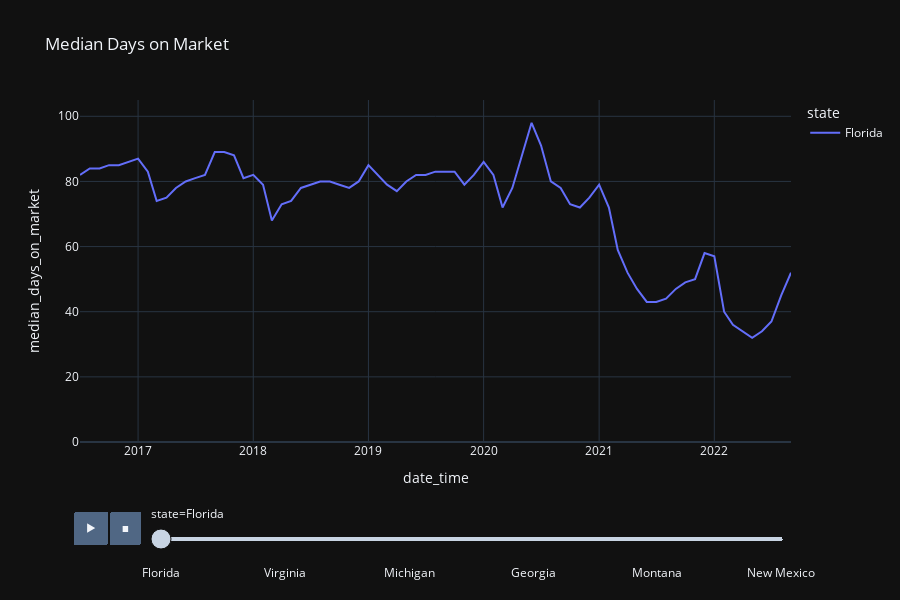

The notebook cell this image was saved under:
### Code cell
#Median dats on Market by state (year over year)

fig_month_price = px.line(data, 
                        x="date_time", 
                        y="median_days_on_market", 
                        color="state", 
                        animation_frame= 'state',
                        height=600,
                        template='plotly_dark', 
                        title="Median Days on Market"
                        )
fig_month_price.update_layout(yaxis={'categoryorder':'total ascending'},
                            yaxis_range=[0,105]
                            )
fig_month_price.show()

### Figure 1 — Plotly figure (JSON) as saved in the notebook; plotly's stock layout.template omitted (floating-point values rounded to 4 significant figures)
{"data": [{"hovertemplate": "state=Florida<br>date_time=%{x}<br>median_days_on_market=%{y}<extra></extra>", "legendgroup": "Florida", "line": {"color": "#636efa", "dash": "solid"}, "marker": {"symbol": "circle"}, "mode": "lines", "name": "Florida", "orientation": "v", "showlegend": true, "type": "scatter", "x": ["2022-09-01", "2022-08-01", "2022-07-01", "2022-06-01", "2022-05-01", "2022-04-01", "2022-03-01", "2022-02-01", "2022-01-01", "2021-12-01", "2021-11-01", "2021-10-01", "2021-09-01", "2021-08-01", "2021-07-01", "2021-06-01", "2021-05-01", "2021-04-01", "2021-03-01", "2021-02-01", "2021-01-01", "2020-12-01", "2020-11-01", "2020-10-01", "2020-09-01", "2020-08-01", "2020-07-01", "2020-06-01", "2020-05-01", "2020-04-01", "2020-03-01", "2020-02-01", "2020-01-01", "2019-12-01", "2019-11-01", "2019-10-01", "2019-09-01", "2019-08-01", "2019-07-01", "2019-06-01", "2019-05-01", "2019-04-01", "2019-03-01", "2019-02-01", "2019-01-01", "2018-12-01", "2018-11-01", "2018-10-01", "2018-09-01", "2018-08-01", "2018-07-01", "2018-06-01", "2018-05-01", "2018-04-01", "2018-03-01", "2018-02-01", "2018-01-01", "2017-12-01", "2017-11-01", "2017-10-01", "2017-09-01", "2017-08-01", "2017-07-01", "2017-06-01", "2017-05-01", "2017-04-01", "2017-03-01", "2017-02-01", "2017-01-01", "2016-12-01", "2016-11-01", "2016-10-01", "2016-09-01", "2016-08-01", "2016-07-01"], "xaxis": "x", "y": [52, 45, 37, 34, 32, 34, 36, 40, 57, 58, 50, 49, 47, 44, 43, 43, 47, 52, 59, 72, 79, 75, 72, 73, 78, 80, 91, 98, 88, 78, 72, 82, 86, 82, 79, 83, 83, 83, 82, 82, 80, 77, 79, 82, 85, 80, 78, 79, 80, 80, 79, 78, 74, 73, 68, 79, 82, 81, 88, 89, 89, 82, 81, 80, 78, 75, 74, 83, 87, 86, 85, 85, 84, 84, 82], "yaxis": "y"}], "layout": {"height": 600, "legend": {"title": {"text": "state"}, "tracegroupgap": 0}, "sliders": [{"active": 0, "currentvalue": {"prefix": "state="}, "len": 0.9, "pad": {"b": 10, "t": 60}, "steps": [{"args": [["Florida"], {"frame": {"duration": 0, "redraw": false}, "fromcurrent": true, "mode": "immediate", "transition": {"duration": 0, "easing": "linear"}}], "label": "Florida", "method": "animate"}, {"args": [["Iowa"], {"frame": {"duration": 0, "redraw": false}, "fromcurrent": true, "mode": "immediate", "transition": {"duration": 0, "easing": "linear"}}], "label": "Iowa", "method": "animate"}, {"args": [["Utah"], {"frame": {"duration": 0, "redraw": false}, "fromcurrent": true, "mode": "immediate", "transition": {"duration": 0, "easing": "linear"}}], "label": "Utah", "method": "animate"}, {"args": [["Maryland"], {"frame": {"duration": 0, "redraw": false}, "fromcurrent": true, "mode": "immediate", "transition": {"duration": 0, "easing": "linear"}}], "label": "Maryland", "method": "animate"}, {"args": [["Indiana"], {"frame": {"duration": 0, "redraw": false}, "fromcurrent": true, "mode": "immediate", "transition": {"duration": 0, "easing": "linear"}}], "label": "Indiana", "method": "animate"}, {"args": [["Massachusetts"], {"frame": {"duration": 0, "redraw": false}, "fromcurrent": true, "mode": "immediate", "transition": {"duration": 0, "easing": "linear"}}], "label": "Massachusetts", "method": "animate"}, {"args": [["Ohio"], {"frame": {"duration": 0, "redraw": false}, "fromcurrent": true, "mode": "immediate", "transition": {"duration": 0, "easing": "linear"}}], "label": "Ohio", "method": "animate"}, {"args": [["North Dakota"], {"frame": {"duration": 0, "redraw": false}, "fromcurrent": true, "mode": "immediate", "transition": {"duration": 0, "easing": "linear"}}], "label": "North Dakota", "method": "animate"}, {"args": [["Wisconsin"], {"frame": {"duration": 0, "redraw": false}, "fromcurrent": true, "mode": "immediate", "transition": {"duration": 0, "easing": "linear"}}], "label": "Wisconsin", "method": "animate"}, {"args": [["Pennsylvania"], {"frame": {"duration": 0, "redraw": false}, "fromcurrent": true, "mode": "immediate", "transition": {"duration": 0, "easing": "linear"}}], "label": "Pennsylvania", "method": "animate"}, {"args": [["Virginia"], {"frame": {"duration": 0, "redraw": false}, "fromcurrent": true, "mode": "immediate", "transition": {"duration": 0, "easing": "linear"}}], "label": "Virginia", "method": "animate"}, {"args": [["Delaware"], {"frame": {"duration": 0, "redraw": false}, "fromcurrent": true, "mode": "immediate", "transition": {"duration": 0, "easing": "linear"}}], "label": "Delaware", "method": "animate"}, {"args": [["Illinois"], {"frame": {"duration": 0, "redraw": false}, "fromcurrent": true, "mode": "immediate", "transition": {"duration": 0, "easing": "linear"}}], "label": "Illinois", "method": "animate"}, {"args": [["Texas"], {"frame": {"duration": 0, "redraw": false}, "fromcurrent": true, "mode": "immediate", "transition": {"duration": 0, "easing": "linear"}}], "label": "Texas", "method": "animate"}, {"args": [["New Hampshire"], {"frame": {"duration": 0, "redraw": false}, "fromcurrent": true, "mode": "immediate", "transition": {"duration": 0, "easing": "linear"}}], "label": "New Hampshire", "method": "animate"}, {"args": [["Wyoming"], {"frame": {"duration": 0, "redraw": false}, "fromcurrent": true, "mode": "immediate", "transition": {"duration": 0, "easing": "linear"}}], "label": "Wyoming", "method": "animate"}, {"args": [["Arkansas"], {"frame": {"duration": 0, "redraw": false}, "fromcurrent": true, "mode": "immediate", "transition": {"duration": 0, "easing": "linear"}}], "label": "Arkansas", "method": "animate"}, {"args": [["South Carolina"], {"frame": {"duration": 0, "redraw": false}, "fromcurrent": true, "mode": "immediate", "transition": {"duration": 0, "easing": "linear"}}], "label": "South Carolina", "method": "animate"}, {"args": [["Missouri"], {"frame": {"duration": 0, "redraw": false}, "fromcurrent": true, "mode": "immediate", "transition": {"duration": 0, "easing": "linear"}}], "label": "Missouri", "method": "animate"}, {"args": [["Rhode Island"], {"frame": {"duration": 0, "redraw": false}, "fromcurrent": true, "mode": "immediate", "transition": {"duration": 0, "easing": "linear"}}], "label": "Rhode Island", "method": "animate"}, {"args": [["Michigan"], {"frame": {"duration": 0, "redraw": false}, "fromcurrent": true, "mode": "immediate", "transition": {"duration": 0, "easing": "linear"}}], "label": "Michigan", "method": "animate"}, {"args": [["South Dakota"], {"frame": {"duration": 0, "redraw": false}, "fromcurrent": true, "mode": "immediate", "transition": {"duration": 0, "easing": "linear"}}], "label": "South Dakota", "method": "animate"}, {"args": [["Alabama"], {"frame": {"duration": 0, "redraw": false}, "fromcurrent": true, "mode": "immediate", "transition": {"duration": 0, "easing": "linear"}}], "label": "Alabama", "method": "animate"}, {"args": [["Louisiana"], {"frame": {"duration": 0, "redraw": false}, "fromcurrent": true, "mode": "immediate", "transition": {"duration": 0, "easing": "linear"}}], "label": "Louisiana", "method": "animate"}, {"args": [["Nebraska"], {"frame": {"duration": 0, "redraw": false}, "fromcurrent": true, "mode": "immediate", "transition": {"duration": 0, "easing": "linear"}}], "label": "Nebraska", "method": "animate"}, {"args": [["Mississippi"], {"frame": {"duration": 0, "redraw": false}, "fromcurrent": true, "mode": "immediate", "transition": {"duration": 0, "easing": "linear"}}], "label": "Mississippi", "method": "animate"}, {"args": [["Tennessee"], {"frame": {"duration": 0, "redraw": false}, "fromcurrent": true, "mode": "immediate", "transition": {"duration": 0, "easing": "linear"}}], "label": "Tennessee", "method": "animate"}, {"args": [["Nevada"], {"frame": {"duration": 0, "redraw": false}, "fromcurrent": true, "mode": "immediate", "transition": {"duration": 0, "easing": "linear"}}], "label": "Nevada", "method": "animate"}, {"args": [["New York"], {"frame": {"duration": 0, "redraw": false}, "fromcurrent": true, "mode": "immediate", "transition": {"duration": 0, "easing": "linear"}}], "label": "New York", "method": "animate"}, {"args": [["Connecticut"], {"frame": {"duration": 0, "redraw": false}, "fromcurrent": true, "mode": "immediate", "transition": {"duration": 0, "easing": "linear"}}], "label": "Connecticut", "method": "animate"}, {"args": [["Georgia"], {"frame": {"duration": 0, "redraw": false}, "fromcurrent": true, "mode": "immediate", "transition": {"duration": 0, "easing": "linear"}}], "label": "Georgia", "method": "animate"}, {"args": [["Alaska"], {"frame": {"duration": 0, "redraw": false}, "fromcurrent": true, "mode": "immediate", "transition": {"duration": 0, "easing": "linear"}}], "label": "Alaska", "method": "animate"}, {"args": [["Arizona"], {"frame": {"duration": 0, "redraw": false}, "fromcurrent": true, "mode": "immediate", "transition": {"duration": 0, "easing": "linear"}}], "label": "Arizona", "method": "animate"}, {"args": [["Hawaii"], {"frame": {"duration": 0, "redraw": false}, "fromcurrent": true, "mode": "immediate", "transition": {"duration": 0, "easing": "linear"}}], "label": "Hawaii", "method": "animate"}, {"args": [["Maine"], {"frame": {"duration": 0, "redraw": false}, "fromcurrent": true, "mode": "immediate", "transition": {"duration": 0, "easing": "linear"}}], "label": "Maine", "method": "animate"}, {"args": [["New Jersey"], {"frame": {"duration": 0, "redraw": false}, "fromcurrent": true, "mode": "immediate", "transition": {"duration": 0, "easing": "linear"}}], "label": "New Jersey", "method": "animate"}, {"args": [["Kansas"], {"frame": {"duration": 0, "redraw": false}, "fromcurrent": true, "mode": "immediate", "transition": {"duration": 0, "easing": "linear"}}], "label": "Kansas", "method": "animate"}, {"args": [["Colorado"], {"frame": {"duration": 0, "redraw": false}, "fromcurrent": true, "mode": "immediate", "transition": {"duration": 0, "easing": "linear"}}], "label": "Colorado", "method": "animate"}, {"args": [["Oklahoma"], {"frame": {"duration": 0, "redraw": false}, "fromcurrent": true, "mode": "immediate", "transition": {"duration": 0, "easing": "linear"}}], "label": "Oklahoma", "method": "animate"}, {"args": [["Idaho"], {"frame": {"duration": 0, "redraw": false}, "fromcurrent": true, "mode": "immediate", "transition": {"duration": 0, "easing": "linear"}}], "label": "Idaho", "method": "animate"}, {"args": [["Montana"], {"frame": {"duration": 0, "redraw": false}, "fromcurrent": true, "mode": "immediate", "transition": {"duration": 0, "easing": "linear"}}], "label": "Montana", "method": "animate"}, {"args": [["West Virginia"], {"frame": {"duration": 0, "redraw": false}, "fromcurrent": true, "mode": "immediate", "transition": {"duration": 0, "easing": "linear"}}], "label": "West Virginia", "method": "animate"}, {"args": [["Minnesota"], {"frame": {"duration": 0, "redraw": false}, "fromcurrent": true, "mode": "immediate", "transition": {"duration": 0, "easing": "linear"}}], "label": "Minnesota", "method": "animate"}, {"args": [["Kentucky"], {"frame": {"duration": 0, "redraw": false}, "fromcurrent": true, "mode": "immediate", "transition": {"duration": 0, "easing": "linear"}}], "label": "Kentucky", "method": "animate"}, {"args": [["North Carolina"], {"frame": {"duration": 0, "redraw": false}, "fromcurrent": true, "mode": "immediate", "transition": {"duration": 0, "easing": "linear"}}], "label": "North Carolina", "method": "animate"}, {"args": [["Oregon"], {"frame": {"duration": 0, "redraw": false}, "fromcurrent": true, "mode": "immediate", "transition": {"duration": 0, "easing": "linear"}}], "label": "Oregon", "method": "animate"}, {"args": [["Washington"], {"frame": {"duration": 0, "redraw": false}, "fromcurrent": true, "mode": "immediate", "transition": {"duration": 0, "easing": "linear"}}], "label": "Washington", "method": "animate"}, {"args": [["Vermont"], {"frame": {"duration": 0, "redraw": false}, "fromcurrent": true, "mode": "immediate", "transition": {"duration": 0, "easing": "linear"}}], "label": "Vermont", "method": "animate"}, {"args": [["California"], {"frame": {"duration": 0, "redraw": false}, "fromcurrent": true, "mode": "immediate", "transition": {"duration": 0, "easing": "linear"}}], "label": "California", "method": "animate"}, {"args": [["District of Columbia"], {"frame": {"duration": 0, "redraw": false}, "fromcurrent": true, "mode": "immediate", "transition": {"duration": 0, "easing": "linear"}}], "label": "District of Columbia", "method": "animate"}, {"args": [["New Mexico"], {"frame": {"duration": 0, "redraw": false}, "fromcurrent": true, "mode": "immediate", "transition": {"duration": 0, "easing": "linear"}}], "label": "New Mexico", "method": "animate"}], "x": 0.1, "xanchor": "left", "y": 0, "yanchor": "top"}], "title": {"text": "Median Days on Market"}, "updatemenus": [{"buttons": [{"args": [null, {"frame": {"duration": 500, "redraw": false}, "fromcurrent": true, "mode": "immediate", "transition": {"duration": 500, "easing": "linear"}}], "label": "&#9654;", "method": "animate"}, {"args": [[null], {"frame": {"duration": 0, "redraw": false}, "fromcurrent": true, "mode": "immediate", "transition": {"duration": 0, "easing": "linear"}}], "label": "&#9724;", "method": "animate"}], "direction": "left", "pad": {"r": 10, "t": 70}, "showactive": false, "type": "buttons", "x": 0.1, "xanchor": "right", "y": 0, "yanchor": "top"}], "xaxis": {"anchor": "y", "domain": [0, 1], "title": {"text": "date_time"}}, "yaxis": {"anchor": "x", "categoryorder": "total ascending", "domain": [0, 1], "range": [0, 105], "title": {"text": "median_days_on_market"}}}}
